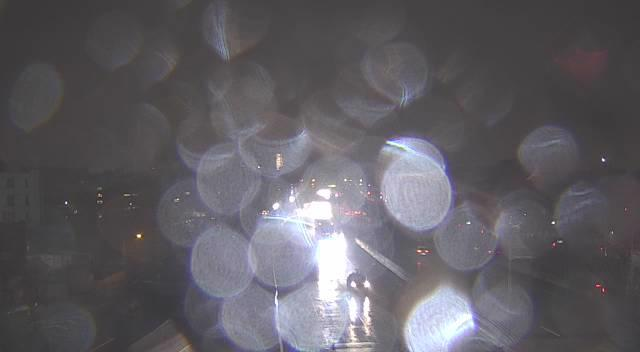
#> input picture bitwise/input1.jpg, 640 x 352 px
$ python bitwise_xor.py
#> lines starting #> are read from the running program, lines starting #| are printed output that depends on the picture
# bitwise XOR of 2 input images

import cv2
import numpy as np

# path to input images are specified and
# images are loaded with imread command
image1 = cv2.imread('input1.jpg')
#> image1 is the input picture: shape (352, 640, 3); mean B, G, R 98.9, 93.3, 95.7
image2 = cv2.imread('input2.jpg')
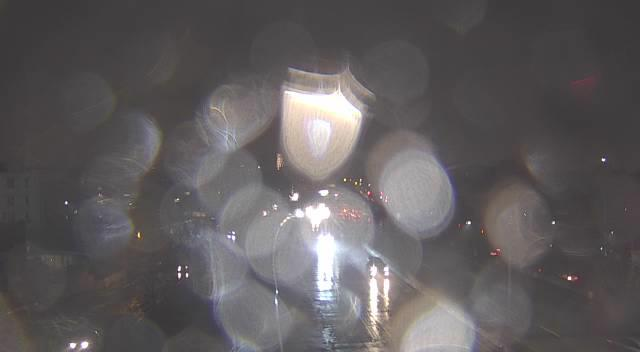
#> input picture bitwise/input2.jpg, 640 x 352 px
#> image2 is the input picture: shape (352, 640, 3); mean B, G, R 93.2, 92, 95.6

# cv2.bitwise_xor is applied over the
# image inputs with applied parameters
dest_xor = cv2.bitwise_xor(image1, image2, mask = None)
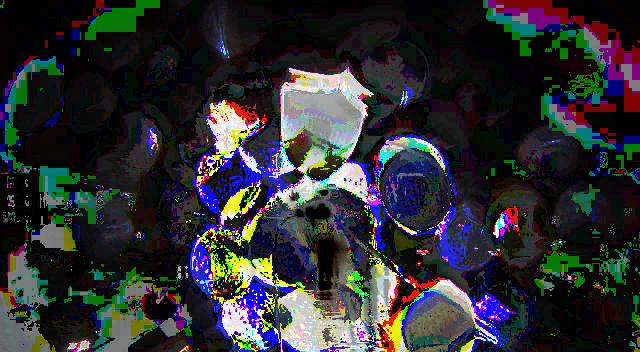
#> dest_xor: shape (352, 640, 3); mean B, G, R 50.1, 47.2, 45.9

# the window showing output image
# with the Bitwise XOR operation
# on the input images
cv2.imshow('Bitwise XOR', dest_xor)
cv2.imwrite('bitwise_xor.jpg', dest_xor)

# De-allocate any associated memory usage
if cv2.waitKey(0) & 0xff == 27:
#> (key Esc is pressed here)
	cv2.destroyAllWindows()
